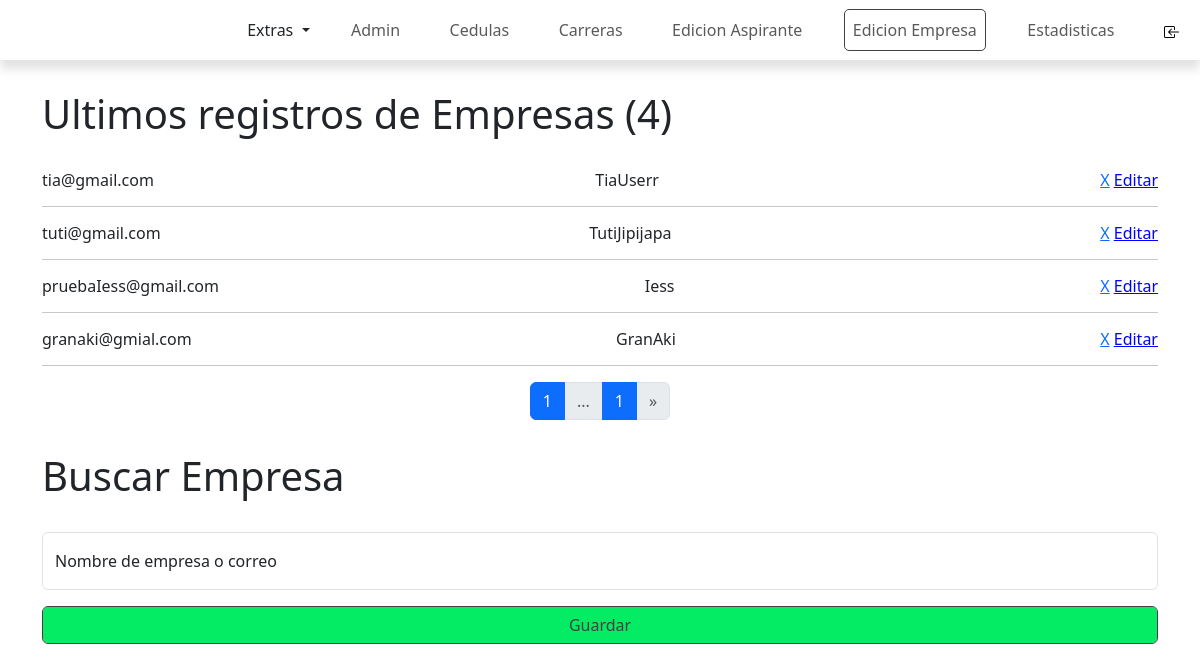
The page /ADMIN/EDICIONEMPRESA/edicionEmpresa.php (signed in) on the database as committed earlier.
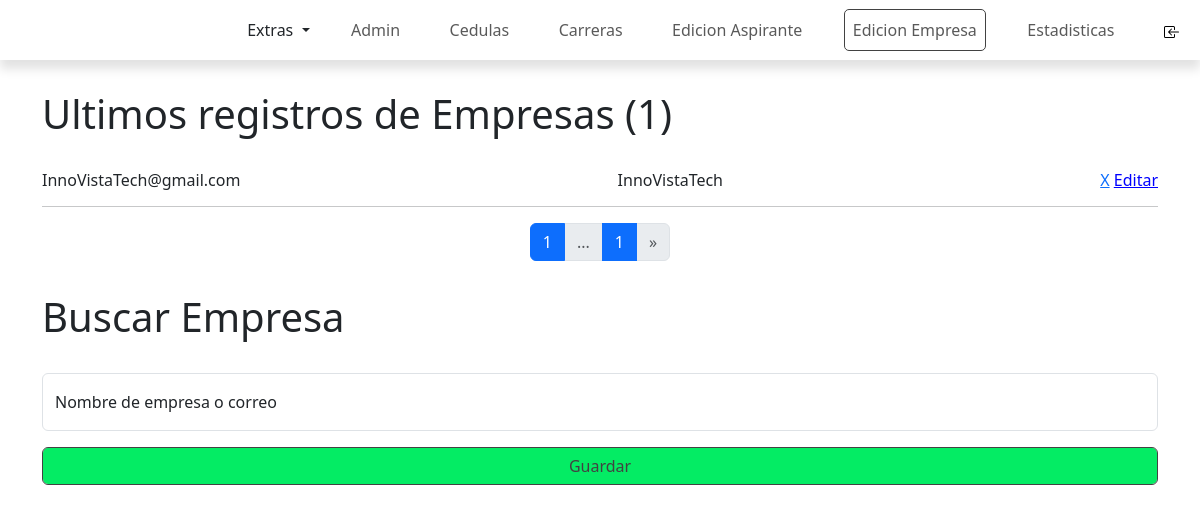
The same page on the database as committed later.
### tables this page shows
CREATE TABLE `datos_empresa` (
  `id_datos_empresa` int(11) NOT NULL,
  `nombre` varchar(50) DEFAULT NULL,
  `correo` varchar(50) DEFAULT NULL,
  `lugar` varchar(50) DEFAULT NULL,
  `imagen_perfil` longblob DEFAULT NULL,
  `nombreUsuario` varchar(50) DEFAULT NULL,
  `lugarMaps` varchar(500) DEFAULT NULL,
  `servicios_ofrecer` varchar(1000) DEFAULT NULL,
  `detalle_empresa` varchar(1000) DEFAULT NULL,
  `gerente_general` varchar(100) DEFAULT NULL,
  `recursos_humanos` varchar(100) DEFAULT NULL,
  `antiguedad_empresa` int(11) DEFAULT NULL,
  `pagina_web` varchar(300) DEFAULT NULL,
  `ofertas_aprobadas` int(11) DEFAULT NULL,
  `fk_id_usuario_empresa` int(11) DEFAULT NULL
);

CREATE TABLE `usuario_empresa` (
  `id_usuario_empresa` int(11) NOT NULL,
  `correo` varchar(50) DEFAULT NULL,
  `contra` varchar(50) DEFAULT NULL,
  `estado_cuenta` int(11) NOT NULL DEFAULT 1,
  `contra_temporal` varchar(100) DEFAULT NULL,
  `fecha_creacion` varchar(50) DEFAULT current_timestamp()
);

### ADMIN/EDICIONEMPRESA/edicionEmpresa.php (the view, shortened to what the changed rows need)
<?php
include("../../conexion.php");
$queryTotalEmpresa = mysqli_query($conn, "SELECT * FROM usuario_empresa WHERE estado_cuenta = 1");
$limiteConsulta = 10;
if (empty($_REQUEST['pagina'])) {
    $pagina = 1;
} else {
    $pagina = $_REQUEST['pagina'];
}
$desde = ($pagina - 1) * $limiteConsulta;
$total_Empresas = mysqli_num_rows($queryTotalEmpresa);
$totalPaginas = ceil($total_Empresas / $limiteConsulta);
$queryEmpresas = mysqli_query($conn, "call adminDatosEmpresa(1,$desde, $limiteConsulta)");
$datosEmpresa = array();
while ($recorrer = mysqli_fetch_array($queryEmpresas)) {
    $datosEmpresa[] = $recorrer;
}
?>
<!DOCTYPE html>
<html lang="en">
<head>
    <link href="https://cdn.jsdelivr.net/npm/bootstrap@5.3.0-alpha1/dist/css/bootstrap.min.css" rel="stylesheet">
    <link href="https://unpkg.com/aos@2.3.1/dist/aos.css" rel="stylesheet">
    <link rel="stylesheet" href="estiloEdicionEmpresa.css">
    <link rel="stylesheet" href="../estiloHeader.css">
</head>
<body>
    <main class="main container">
        <section class="mb-3 ">
            <h1>Ultimos registros de Empresas (<?php echo $total_Empresas ?>)</h1>
            <div class="contenedorTodosAspirantes">
                <div>
                    <?php
                    foreach ($datosEmpresa as $recorrer) {
                    ?>
                        <div class="cartaAspirante">
                            <span class="cedula"><?php echo $recorrer['correo'] ?></span>
                            <span class="nombre"> <?php echo $recorrer['nombreUsuario'] ?></span>
                            <div class="acciones">
                                <span><a onClick="confirmacion(event)" href="?id_eliminar=<?php echo $recorrer['id_usuario_empresa'] ?>">X</a></span>
                                <span><a style="color: blue; text-decoration: underline; cursor: pointer;" onclick="entrarEmpresa(<?php echo $recorrer['id_usuario_empresa'] ?>)">Editar</a></span>
                            </div>
                        </div>
                        <hr>
                    <?php
                    }
                    ?>
                </div>
            </div>
            <div class="contenedorPaginacion d-flex justify-content-center">
                <nav aria-label="Page navigation example ">
                    <ul class="pagination">
                        <?php
                        $limitePagina = 7;
                        $i = 0;
                        for ($i; $i < $totalPaginas; $i++) {
                            if ($i < $limitePagina) {
                        ?>
                                <li class="page-item <?php if ($i + 1 == $pagina) echo 'active' ?>"><a class="page-link" href="?pagina=<?php echo $i + 1 ?>"><?php echo $i + 1 ?></a></li>
                            <?php
                            }
                        }
                            ?>
                    </ul>
                </nav>
            </div>
        </section>
        <section class="seccionBuscar ">
            <form action="" method="post" class="formularioBuscar">
                <h1>Buscar Empresa</h1>
            </form>
        </section>
    </main>
</body>
</html>

Rows that differ between the two databases and show on the page:
removed datos_empresa: fk_id_usuario_empresa.correo "tia@gmail.com", nombreUsuario "TiaUserr"
removed datos_empresa: fk_id_usuario_empresa.correo "tuti@gmail.com", nombreUsuario "TutiJipijapa"
removed datos_empresa: fk_id_usuario_empresa.correo "pruebaIess@gmail.com", nombreUsuario "Iess"
removed datos_empresa: fk_id_usuario_empresa.correo "granaki@gmial.com", nombreUsuario "GranAki"
added datos_empresa: fk_id_usuario_empresa.correo "InnoVistaTech@gmail.com", nombreUsuario "InnoVistaTech"
Other text that changed with them:
$total_Empresas: "4" → "1"
